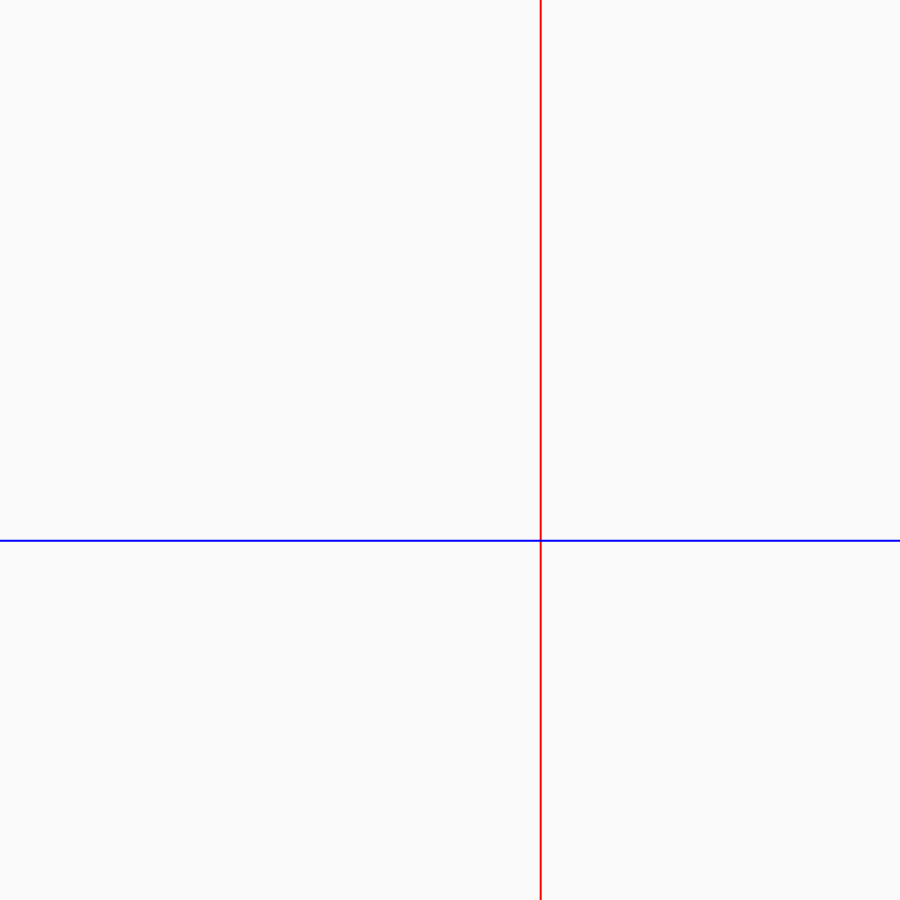
Frame 1 (no input)
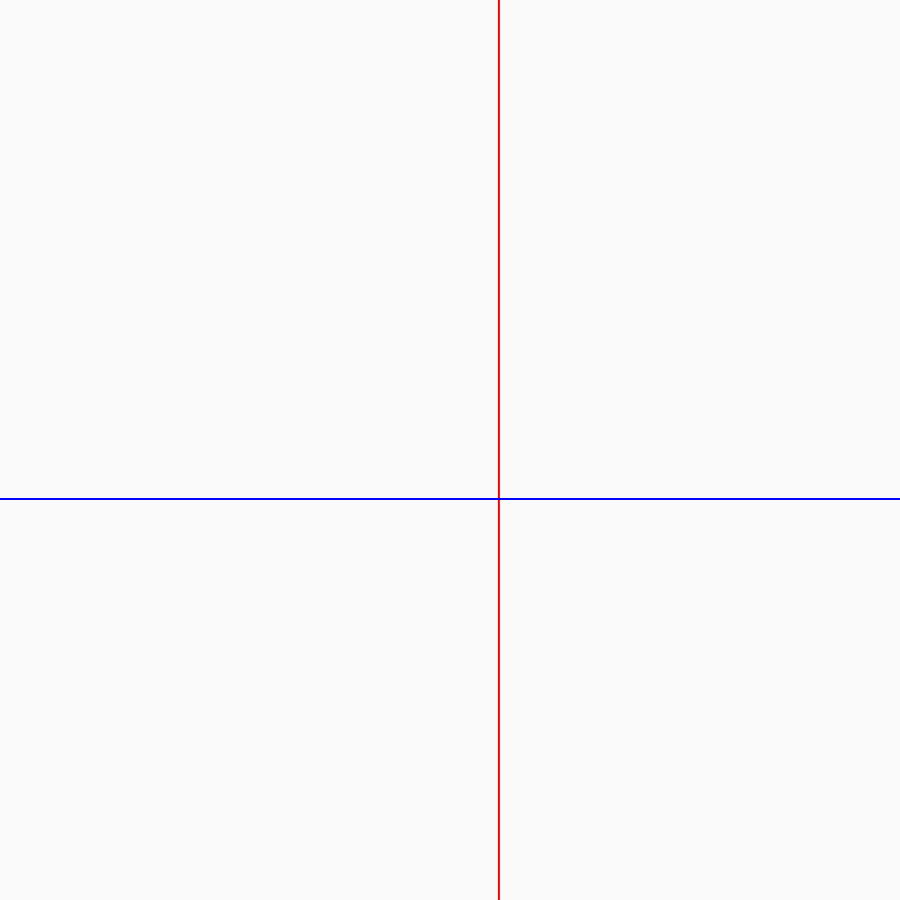
Frame 60 (no input)
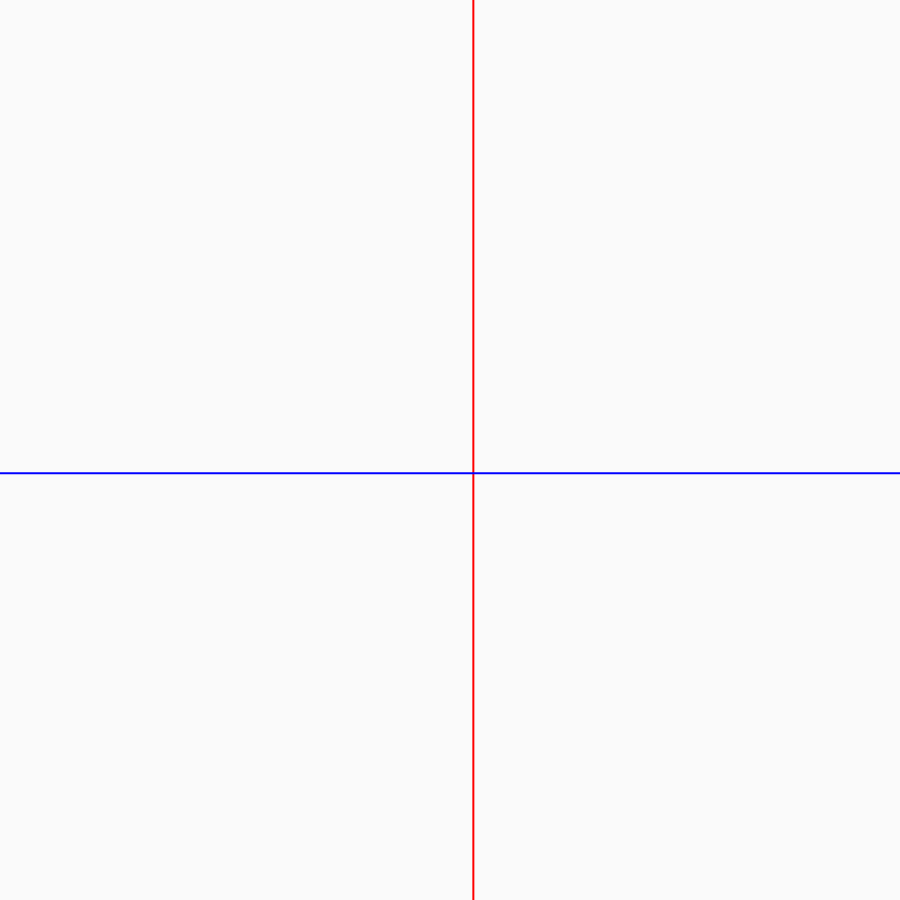
Frame 120 (the mouse pressed at the canvas centre since frame 60)

The p5.js sketch that drew these frames (run headless with seeded random() and noise() and a simulated clock; from frame 60 on, the mouse is pressed at the canvas centre):

// p5.js sketch
// ── sketch.js
function setup() {
  tx = 0.1
  ty = 0.1
  createCanvas(900, 900)
}

function draw() {
  tx = tx > 1 ? 0.1 : tx
  ty = ty > 1 ? 0.1 : ty

  background(250)
  strokeWeight(2)

  let nx = noise(tx)
  let ny = noise(ty)
  let x = map(nx, 0, 1, 0, width)
  let y = map(ny, 0, 1, 0, height)

  stroke(255, 0, 0)
  line(x, 0, y, height)

  stroke(0, 0, 255)
  line(0, y, height, x)

  tx += 0.001
  ty += 0.001
}
